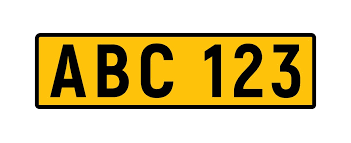
#> input picture Images/license.png, 351 x 143 px, found by its file name
$ jupyter execute '46 - Contours.ipynb'
#> lines starting #> are read from the running program, lines starting #| are printed output that depends on the picture; after the words box and inside, x2 and y2 are one past the last pixel; in counts of white or black regions, pixels touching at a corner belong together
## 46 - Contours

1. Using findContours
2. Drawing Contours
3. Hierachy of Contours
4. Contouring Modes (Simple vs Approx)

[cell 1]
import cv2
import numpy as np
from matplotlib import pyplot as plt

## **What are Contours?**
Contours are continous lines or curves that bound or cover the full boundary of an object.

[cell 2]
image = cv2.imread('/Users/alireza/Coding/OpenCV_Learning/OpenCV_Learnings/Images/license.png')
#> image is the input picture: shape (143, 351, 3); mean B, G, R 150.3, 198.6, 214.3
image = cv2.cvtColor(image, cv2.COLOR_BGR2RGB)
plt.imshow( image)

#### **Applying cv2.findContours()**

```cv2.findContours(image, Retrieval Mode, Approximation Method)```

**Retrieval Modes**
- **RETR_LIST** - Retrieves all the contours, but doesn't create any parent-child relationship. Parents and kids are equal under this rule, and they are just contours. ie they all belongs to same hierarchy level.
- **RETR_EXTERNAL** - eturns only extreme outer flags. All child contours are left behind.
- **RETR_CCOMP** - This flag retrieves all the contours and arranges them to a 2-level hierarchy. ie external contours of the object (ie its boundary) are placed in hierarchy-1. And the contours of holes inside object (if any) is placed in hierarchy-2. If any object inside it, its contour is placed again in hierarchy-1 only. And its hole in hierarchy-2 and so on.
- **RETR_TREE** -  It retrieves all the contours and creates a full family hierarchy list.

**Approximation Method Options**
- cv2.CHAIN_APPROX_NONE – Stores all the points along the line(inefficient!)
- cv2.CHAIN_APPROX_SIMPLE – Stores the end points of each line

[cell 3]
image = cv2.imread('/Users/alireza/Coding/OpenCV_Learning/OpenCV_Learnings/Images/license.png')
gray = cv2.cvtColor(image, cv2.COLOR_BGR2GRAY)
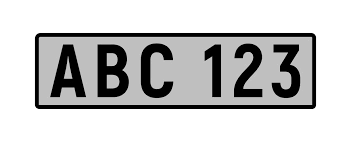
#> gray: shape (143, 351); min 0, max 255, mean 197.8

_, th2 = cv2.threshold(gray, 0, 255, cv2.THRESH_BINARY + cv2.THRESH_OTSU)
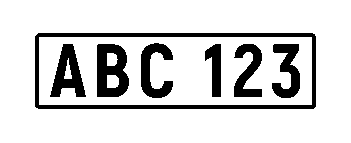
#> th2: shape (143, 351); 83.8% white; 7 black regions
plt.imshow(th2,cmap='gray')

[cell 4]
# Finding Contours
# Use a copy of your image e.g. edged.copy(), since findContours alters the image
contours, hierarchy = cv2.findContours(th2, cv2.RETR_LIST, cv2.CHAIN_APPROX_NONE)
#> contours = 12 contours; largest, box (x1, y1, x2, y2) and area: (0, 0, 351, 143) 49700, (34, 32, 317, 110) 21690, (39, 37, 312, 105) 18224, (96, 43, 130, 98) 1592, (49, 43, 87, 98) 1168

cv2.drawContours(image, contours, 2, (0,255,0), thickness = 2)
plt.imshow(image)

print("Number of Contours found = " + str(len(contours)))
#| Number of Contours found = 12

[cell 5]
contours, hierarchy = cv2.findContours(th2, cv2.RETR_LIST, cv2.CHAIN_APPROX_NONE)

# Draw all contours, note this overwrites the input image (inplace operation)
# Use '-1' as the 3rd parameter to draw all
cv2.drawContours(image, contours, -1, (0,255,0), thickness = 2)
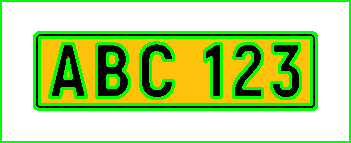
#> image: shape (143, 351, 3); mean B, G, R 131.3, 216.5, 176.2
plt.imshow(image)

print("Number of Contours found = " + str(len(contours)))
#| Number of Contours found = 12
